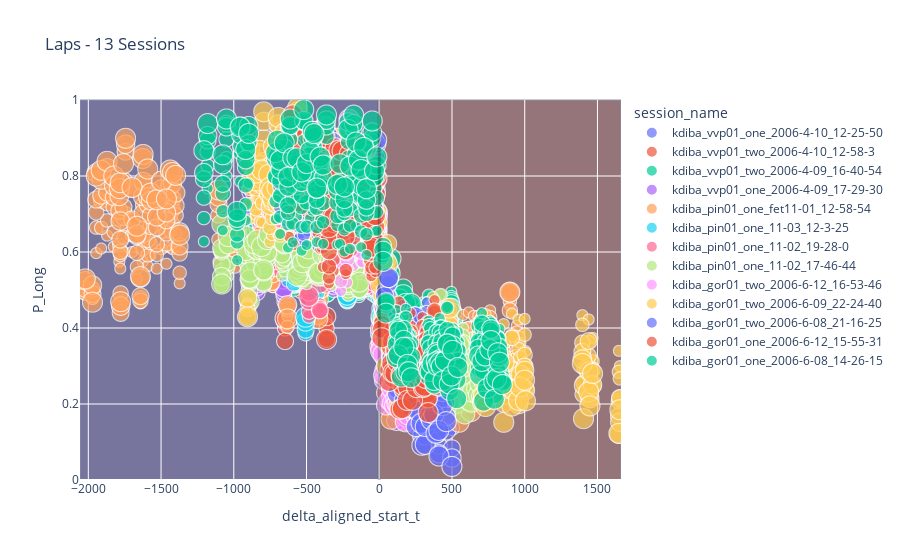
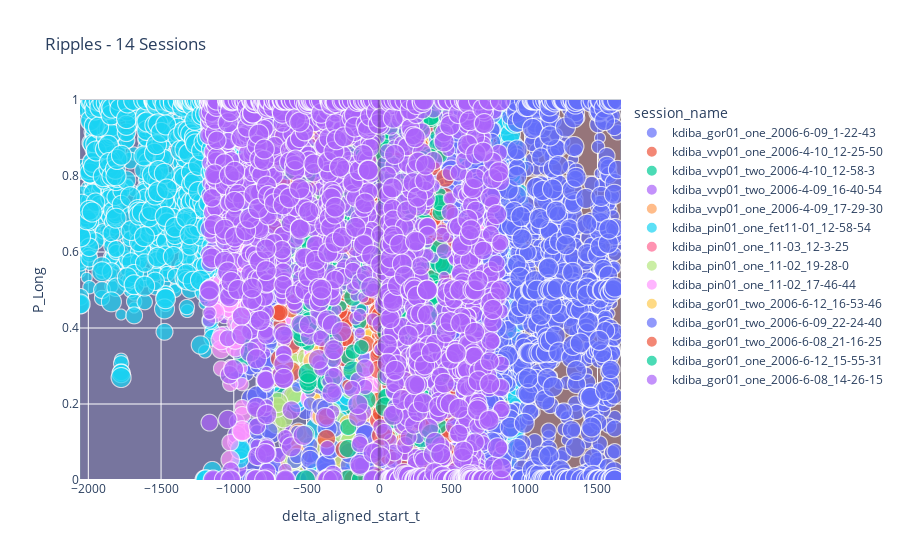

The cell these charts' notebook holds for them, in order:
### Markdown cell above
# Plotting functions

### Code cell
from pyphoplacecellanalysis.General.Model.Configs.LongShortDisplayConfig import PlottingHelpers
from pyphoplacecellanalysis.SpecificResults.PendingNotebookCode import plot_across_sessions_scatter_results

# Example usage:
all_session_figures = plot_across_sessions_scatter_results(collected_outputs_directory, concatenated_laps_df=all_sessions_laps_df, concatenated_ripple_df=all_sessions_ripple_df, save_figures=True)
fig_laps, fig_ripples = all_session_figures[0]

# Show figures for all sessions
# for fig_laps, fig_ripples in all_session_figures:
# # Create two shapes for the pre/post-delta periods. Requires earliest_delta_aligned_t_start, earliest_delta_aligned_t_start
t_split: float = 0.0
_laps_extras_output_dict = PlottingHelpers.helper_plotly_add_long_short_epoch_indicator_regions(fig_laps, t_split=t_split, t_start=earliest_delta_aligned_t_start, t_end=latest_delta_aligned_t_end)
_ripple_extras_output_dict = PlottingHelpers.helper_plotly_add_long_short_epoch_indicator_regions(fig_ripples, t_split=t_split, t_start=earliest_delta_aligned_t_start, t_end=latest_delta_aligned_t_end)


# fig_laps.update_layout(shapes=[blue_shape, red_shape], xaxis=dict(range=[earliest_delta_aligned_t_start, latest_delta_aligned_t_end]), yaxis=dict(range=[0.0, 1.0]))
# fig_ripples.update_layout(shapes=[blue_shape, red_shape], xaxis=dict(range=[earliest_delta_aligned_t_start, latest_delta_aligned_t_end]), yaxis=dict(range=[0.0, 1.0]))

fig_laps.show()
fig_ripples.show()
fig_laps.write_html(f"../output/{TODAY_DAY_DATE}_AcrossSession_fig_laps.html")
fig_ripples.write_html(f"../output/{TODAY_DAY_DATE}_AcrossSession_fig_ripples.html")

### Figure 1 — Plotly figure (JSON) as saved in the notebook; plotly's stock layout.template omitted (floating-point values rounded to 4 significant figures; data arrays with more than 128 entries replaced by an {"elided": "..."} marker saying what was removed)
{"data": [{"hovertemplate": "session_name=kdiba_vvp01_one_2006-4-10_12-25-50<br>delta_aligned_start_t=%{x}<br>P_Long=%{y}<br>time_bin_size=%{marker.size}<extra></extra>", "legendgroup": "kdiba_vvp01_one_2006-4-10_12-25-50", "marker": {"color": "#636efa", "size": {"elided": "504 float values"}, "sizemode": "area", "sizeref": 0.00025, "symbol": "circle"}, "mode": "markers", "name": "kdiba_vvp01_one_2006-4-10_12-25-50", "showlegend": true, "type": "scattergl", "x": {"elided": "504 float values"}, "xaxis": "x", "y": {"elided": "504 float values"}, "yaxis": "y"}, {"hovertemplate": "session_name=kdiba_vvp01_two_2006-4-10_12-58-3<br>delta_aligned_start_t=%{x}<br>P_Long=%{y}<br>time_bin_size=%{marker.size}<extra></extra>", "legendgroup": "kdiba_vvp01_two_2006-4-10_12-58-3", "marker": {"color": "#EF553B", "size": {"elided": "486 float values"}, "sizemode": "area", "sizeref": 0.00025, "symbol": "circle"}, "mode": "markers", "name": "kdiba_vvp01_two_2006-4-10_12-58-3", "showlegend": true, "type": "scattergl", "x": {"elided": "486 float values"}, "xaxis": "x", "y": {"elided": "486 float values"}, "yaxis": "y"}, {"hovertemplate": "session_name=kdiba_vvp01_two_2006-4-09_16-40-54<br>delta_aligned_start_t=%{x}<br>P_Long=%{y}<br>time_bin_size=%{marker.size}<extra></extra>", "legendgroup": "kdiba_vvp01_two_2006-4-09_16-40-54", "marker": {"color": "#00cc96", "size": {"elided": "588 float values"}, "sizemode": "area", "sizeref": 0.00025, "symbol": "circle"}, "mode": "markers", "name": "kdiba_vvp01_two_2006-4-09_16-40-54", "showlegend": true, "type": "scattergl", "x": {"elided": "588 float values"}, "xaxis": "x", "y": {"elided": "588 float values"}, "yaxis": "y"}, {"hovertemplate": "session_name=kdiba_vvp01_one_2006-4-09_17-29-30<br>delta_aligned_start_t=%{x}<br>P_Long=%{y}<br>time_bin_size=%{marker.size}<extra></extra>", "legendgroup": "kdiba_vvp01_one_2006-4-09_17-29-30", "marker": {"color": "#ab63fa", "size": {"elided": "516 float values"}, "sizemode": "area", "sizeref": 0.00025, "symbol": "circle"}, "mode": "markers", "name": "kdiba_vvp01_one_2006-4-09_17-29-30", "showlegend": true, "type": "scattergl", "x": {"elided": "516 float values"}, "xaxis": "x", "y": {"elided": "516 float values"}, "yaxis": "y"}, {"hovertemplate": "session_name=kdiba_pin01_one_fet11-01_12-58-54<br>delta_aligned_start_t=%{x}<br>P_Long=%{y}<br>time_bin_size=%{marker.size}<extra></extra>", "legendgroup": "kdiba_pin01_one_fet11-01_12-58-54", "marker": {"color": "#FFA15A", "size": {"elided": "432 float values"}, "sizemode": "area", "sizeref": 0.00025, "symbol": "circle"}, "mode": "markers", "name": "kdiba_pin01_one_fet11-01_12-58-54", "showlegend": true, "type": "scattergl", "x": {"elided": "432 float values"}, "xaxis": "x", "y": {"elided": "432 float values"}, "yaxis": "y"}, {"hovertemplate": "session_name=kdiba_pin01_one_11-03_12-3-25<br>delta_aligned_start_t=%{x}<br>P_Long=%{y}<br>time_bin_size=%{marker.size}<extra></extra>", "legendgroup": "kdiba_pin01_one_11-03_12-3-25", "marker": {"color": "#19d3f3", "size": {"elided": "504 float values"}, "sizemode": "area", "sizeref": 0.00025, "symbol": "circle"}, "mode": "markers", "name": "kdiba_pin01_one_11-03_12-3-25", "showlegend": true, "type": "scattergl", "x": {"elided": "504 float values"}, "xaxis": "x", "y": {"elided": "504 float values"}, "yaxis": "y"}, {"hovertemplate": "session_name=kdiba_pin01_one_11-02_19-28-0<br>delta_aligned_start_t=%{x}<br>P_Long=%{y}<br>time_bin_size=%{marker.size}<extra></extra>", "legendgroup": "kdiba_pin01_one_11-02_19-28-0", "marker": {"color": "#FF6692", "size": {"elided": "564 float values"}, "sizemode": "area", "sizeref": 0.00025, "symbol": "circle"}, "mode": "markers", "name": "kdiba_pin01_one_11-02_19-28-0", "showlegend": true, "type": "scattergl", "x": {"elided": "564 float values"}, "xaxis": "x", "y": {"elided": "564 float values"}, "yaxis": "y"}, {"hovertemplate": "session_name=kdiba_pin01_one_11-02_17-46-44<br>delta_aligned_start_t=%{x}<br>P_Long=%{y}<br>time_bin_size=%{marker.size}<extra></extra>", "legendgroup": "kdiba_pin01_one_11-02_17-46-44", "marker": {"color": "#B6E880", "size": {"elided": "486 float values"}, "sizemode": "area", "sizeref": 0.00025, "symbol": "circle"}, "mode": "markers", "name": "kdiba_pin01_one_11-02_17-46-44", "showlegend": true, "type": "scattergl", "x": {"elided": "486 float values"}, "xaxis": "x", "y": {"elided": "486 float values"}, "yaxis": "y"}, {"hovertemplate": "session_name=kdiba_gor01_two_2006-6-12_16-53-46<br>delta_aligned_start_t=%{x}<br>P_Long=%{y}<br>time_bin_size=%{marker.size}<extra></extra>", "legendgroup": "kdiba_gor01_two_2006-6-12_16-53-46", "marker": {"color": "#FF97FF", "size": {"elided": "486 float values"}, "sizemode": "area", "sizeref": 0.00025, "symbol": "circle"}, "mode": "markers", "name": "kdiba_gor01_two_2006-6-12_16-53-46", "showlegend": true, "type": "scattergl", "x": {"elided": "486 float values"}, "xaxis": "x", "y": {"elided": "486 float values"}, "yaxis": "y"}, {"hovertemplate": "session_name=kdiba_gor01_two_2006-6-09_22-24-40<br>delta_aligned_start_t=%{x}<br>P_Long=%{y}<br>time_bin_size=%{marker.size}<extra></extra>", "legendgroup": "kdiba_gor01_two_2006-6-09_22-24-40", "marker": {"color": "#FECB52", "size": {"elided": "528 float values"}, "sizemode": "area", "sizeref": 0.00025, "symbol": "circle"}, "mode": "markers", "name": "kdiba_gor01_two_2006-6-09_22-24-40", "showlegend": true, "type": "scattergl", "x": {"elided": "528 float values"}, "xaxis": "x", "y": {"elided": "528 float values"}, "yaxis": "y"}, {"hovertemplate": "session_name=kdiba_gor01_two_2006-6-08_21-16-25<br>delta_aligned_start_t=%{x}<br>P_Long=%{y}<br>time_bin_size=%{marker.size}<extra></extra>", "legendgroup": "kdiba_gor01_two_2006-6-08_21-16-25", "marker": {"color": "#636efa", "size": {"elided": "468 float values"}, "sizemode": "area", "sizeref": 0.00025, "symbol": "circle"}, "mode": "markers", "name": "kdiba_gor01_two_2006-6-08_21-16-25", "showlegend": true, "type": "scattergl", "x": {"elided": "468 float values"}, "xaxis": "x", "y": {"elided": "468 float values"}, "yaxis": "y"}, {"hovertemplate": "session_name=kdiba_gor01_one_2006-6-12_15-55-31<br>delta_aligned_start_t=%{x}<br>P_Long=%{y}<br>time_bin_size=%{marker.size}<extra></extra>", "legendgroup": "kdiba_gor01_one_2006-6-12_15-55-31", "marker": {"color": "#EF553B", "size": {"elided": "444 float values"}, "sizemode": "area", "sizeref": 0.00025, "symbol": "circle"}, "mode": "markers", "name": "kdiba_gor01_one_2006-6-12_15-55-31", "showlegend": true, "type": "scattergl", "x": {"elided": "444 float values"}, "xaxis": "x", "y": {"elided": "444 float values"}, "yaxis": "y"}, {"hovertemplate": "session_name=kdiba_gor01_one_2006-6-08_14-26-15<br>delta_aligned_start_t=%{x}<br>P_Long=%{y}<br>time_bin_size=%{marker.size}<extra></extra>", "legendgroup": "kdiba_gor01_one_2006-6-08_14-26-15", "marker": {"color": "#00cc96", "size": {"elided": "480 float values"}, "sizemode": "area", "sizeref": 0.00025, "symbol": "circle"}, "mode": "markers", "name": "kdiba_gor01_one_2006-6-08_14-26-15", "showlegend": true, "type": "scattergl", "x": {"elided": "480 float values"}, "xaxis": "x", "y": {"elided": "480 float values"}, "yaxis": "y"}], "layout": {"legend": {"itemsizing": "constant", "title": {"text": "session_name"}, "tracegroupgap": 0}, "shapes": [{"fillcolor": "#0b0049", "layer": "below", "line": {"width": 1}, "opacity": 0.5, "type": "rect", "x0": -2057.0, "x1": 0, "xref": "x", "y0": 0, "y1": 1, "yref": "paper"}, {"fillcolor": "#490000", "layer": "below", "line": {"width": 1}, "opacity": 0.5, "type": "rect", "x0": 0, "x1": 1662.0, "xref": "x", "y0": 0, "y1": 1, "yref": "paper"}, {"line": {"color": "rgba(0,0,0,.25)", "width": 3}, "type": "line", "x0": 0, "x1": 0, "y0": 0, "y1": 1}], "title": {"text": "Laps - 13 Sessions"}, "xaxis": {"anchor": "y", "domain": [0, 1], "range": [-2057.0, 1662.0], "title": {"text": "delta_aligned_start_t"}}, "yaxis": {"anchor": "x", "domain": [0, 1], "range": [0, 1], "title": {"text": "P_Long"}}}}

### Figure 2 — Plotly figure (JSON) as saved in the notebook; plotly's stock layout.template omitted (floating-point values rounded to 4 significant figures; data arrays with more than 128 entries replaced by an {"elided": "..."} marker saying what was removed)
{"data": [{"hovertemplate": "session_name=kdiba_gor01_one_2006-6-09_1-22-43<br>delta_aligned_start_t=%{x}<br>P_Long=%{y}<br>time_bin_size=%{marker.size}<extra></extra>", "legendgroup": "kdiba_gor01_one_2006-6-09_1-22-43", "marker": {"color": "#636efa", "size": {"elided": "1668 float values"}, "sizemode": "area", "sizeref": 0.00025, "symbol": "circle"}, "mode": "markers", "name": "kdiba_gor01_one_2006-6-09_1-22-43", "showlegend": true, "type": "scattergl", "x": {"elided": "1668 float values"}, "xaxis": "x", "y": {"elided": "1668 float values"}, "yaxis": "y"}, {"hovertemplate": "session_name=kdiba_vvp01_one_2006-4-10_12-25-50<br>delta_aligned_start_t=%{x}<br>P_Long=%{y}<br>time_bin_size=%{marker.size}<extra></extra>", "legendgroup": "kdiba_vvp01_one_2006-4-10_12-25-50", "marker": {"color": "#EF553B", "size": {"elided": "294 float values"}, "sizemode": "area", "sizeref": 0.00025, "symbol": "circle"}, "mode": "markers", "name": "kdiba_vvp01_one_2006-4-10_12-25-50", "showlegend": true, "type": "scattergl", "x": {"elided": "294 float values"}, "xaxis": "x", "y": {"elided": "294 float values"}, "yaxis": "y"}, {"hovertemplate": "session_name=kdiba_vvp01_two_2006-4-10_12-58-3<br>delta_aligned_start_t=%{x}<br>P_Long=%{y}<br>time_bin_size=%{marker.size}<extra></extra>", "legendgroup": "kdiba_vvp01_two_2006-4-10_12-58-3", "marker": {"color": "#00cc96", "size": {"elided": "486 float values"}, "sizemode": "area", "sizeref": 0.00025, "symbol": "circle"}, "mode": "markers", "name": "kdiba_vvp01_two_2006-4-10_12-58-3", "showlegend": true, "type": "scattergl", "x": {"elided": "486 float values"}, "xaxis": "x", "y": {"elided": "486 float values"}, "yaxis": "y"}, {"hovertemplate": "session_name=kdiba_vvp01_two_2006-4-09_16-40-54<br>delta_aligned_start_t=%{x}<br>P_Long=%{y}<br>time_bin_size=%{marker.size}<extra></extra>", "legendgroup": "kdiba_vvp01_two_2006-4-09_16-40-54", "marker": {"color": "#ab63fa", "size": {"elided": "324 float values"}, "sizemode": "area", "sizeref": 0.00025, "symbol": "circle"}, "mode": "markers", "name": "kdiba_vvp01_two_2006-4-09_16-40-54", "showlegend": true, "type": "scattergl", "x": {"elided": "324 float values"}, "xaxis": "x", "y": {"elided": "324 float values"}, "yaxis": "y"}, {"hovertemplate": "session_name=kdiba_vvp01_one_2006-4-09_17-29-30<br>delta_aligned_start_t=%{x}<br>P_Long=%{y}<br>time_bin_size=%{marker.size}<extra></extra>", "legendgroup": "kdiba_vvp01_one_2006-4-09_17-29-30", "marker": {"color": "#FFA15A", "size": {"elided": "600 float values"}, "sizemode": "area", "sizeref": 0.00025, "symbol": "circle"}, "mode": "markers", "name": "kdiba_vvp01_one_2006-4-09_17-29-30", "showlegend": true, "type": "scattergl", "x": {"elided": "600 float values"}, "xaxis": "x", "y": {"elided": "600 float values"}, "yaxis": "y"}, {"hovertemplate": "session_name=kdiba_pin01_one_fet11-01_12-58-54<br>delta_aligned_start_t=%{x}<br>P_Long=%{y}<br>time_bin_size=%{marker.size}<extra></extra>", "legendgroup": "kdiba_pin01_one_fet11-01_12-58-54", "marker": {"color": "#19d3f3", "size": {"elided": "4050 float values"}, "sizemode": "area", "sizeref": 0.00025, "symbol": "circle"}, "mode": "markers", "name": "kdiba_pin01_one_fet11-01_12-58-54", "showlegend": true, "type": "scattergl", "x": {"elided": "4050 float values"}, "xaxis": "x", "y": {"elided": "4050 float values"}, "yaxis": "y"}, {"hovertemplate": "session_name=kdiba_pin01_one_11-03_12-3-25<br>delta_aligned_start_t=%{x}<br>P_Long=%{y}<br>time_bin_size=%{marker.size}<extra></extra>", "legendgroup": "kdiba_pin01_one_11-03_12-3-25", "marker": {"color": "#FF6692", "size": {"elided": "270 float values"}, "sizemode": "area", "sizeref": 0.00025, "symbol": "circle"}, "mode": "markers", "name": "kdiba_pin01_one_11-03_12-3-25", "showlegend": true, "type": "scattergl", "x": {"elided": "270 float values"}, "xaxis": "x", "y": {"elided": "270 float values"}, "yaxis": "y"}, {"hovertemplate": "session_name=kdiba_pin01_one_11-02_19-28-0<br>delta_aligned_start_t=%{x}<br>P_Long=%{y}<br>time_bin_size=%{marker.size}<extra></extra>", "legendgroup": "kdiba_pin01_one_11-02_19-28-0", "marker": {"color": "#B6E880", "size": {"elided": "672 float values"}, "sizemode": "area", "sizeref": 0.00025, "symbol": "circle"}, "mode": "markers", "name": "kdiba_pin01_one_11-02_19-28-0", "showlegend": true, "type": "scattergl", "x": {"elided": "672 float values"}, "xaxis": "x", "y": {"elided": "672 float values"}, "yaxis": "y"}, {"hovertemplate": "session_name=kdiba_pin01_one_11-02_17-46-44<br>delta_aligned_start_t=%{x}<br>P_Long=%{y}<br>time_bin_size=%{marker.size}<extra></extra>", "legendgroup": "kdiba_pin01_one_11-02_17-46-44", "marker": {"color": "#FF97FF", "size": {"elided": "1464 float values"}, "sizemode": "area", "sizeref": 0.00025, "symbol": "circle"}, "mode": "markers", "name": "kdiba_pin01_one_11-02_17-46-44", "showlegend": true, "type": "scattergl", "x": {"elided": "1464 float values"}, "xaxis": "x", "y": {"elided": "1464 float values"}, "yaxis": "y"}, {"hovertemplate": "session_name=kdiba_gor01_two_2006-6-12_16-53-46<br>delta_aligned_start_t=%{x}<br>P_Long=%{y}<br>time_bin_size=%{marker.size}<extra></extra>", "legendgroup": "kdiba_gor01_two_2006-6-12_16-53-46", "marker": {"color": "#FECB52", "size": {"elided": "462 float values"}, "sizemode": "area", "sizeref": 0.00025, "symbol": "circle"}, "mode": "markers", "name": "kdiba_gor01_two_2006-6-12_16-53-46", "showlegend": true, "type": "scattergl", "x": {"elided": "462 float values"}, "xaxis": "x", "y": {"elided": "462 float values"}, "yaxis": "y"}, {"hovertemplate": "session_name=kdiba_gor01_two_2006-6-09_22-24-40<br>delta_aligned_start_t=%{x}<br>P_Long=%{y}<br>time_bin_size=%{marker.size}<extra></extra>", "legendgroup": "kdiba_gor01_two_2006-6-09_22-24-40", "marker": {"color": "#636efa", "size": {"elided": "3402 float values"}, "sizemode": "area", "sizeref": 0.00025, "symbol": "circle"}, "mode": "markers", "name": "kdiba_gor01_two_2006-6-09_22-24-40", "showlegend": true, "type": "scattergl", "x": {"elided": "3402 float values"}, "xaxis": "x", "y": {"elided": "3402 float values"}, "yaxis": "y"}, {"hovertemplate": "session_name=kdiba_gor01_two_2006-6-08_21-16-25<br>delta_aligned_start_t=%{x}<br>P_Long=%{y}<br>time_bin_size=%{marker.size}<extra></extra>", "legendgroup": "kdiba_gor01_two_2006-6-08_21-16-25", "marker": {"color": "#EF553B", "size": {"elided": "660 float values"}, "sizemode": "area", "sizeref": 0.00025, "symbol": "circle"}, "mode": "markers", "name": "kdiba_gor01_two_2006-6-08_21-16-25", "showlegend": true, "type": "scattergl", "x": {"elided": "660 float values"}, "xaxis": "x", "y": {"elided": "660 float values"}, "yaxis": "y"}, {"hovertemplate": "session_name=kdiba_gor01_one_2006-6-12_15-55-31<br>delta_aligned_start_t=%{x}<br>P_Long=%{y}<br>time_bin_size=%{marker.size}<extra></extra>", "legendgroup": "kdiba_gor01_one_2006-6-12_15-55-31", "marker": {"color": "#00cc96", "size": {"elided": "600 float values"}, "sizemode": "area", "sizeref": 0.00025, "symbol": "circle"}, "mode": "markers", "name": "kdiba_gor01_one_2006-6-12_15-55-31", "showlegend": true, "type": "scattergl", "x": {"elided": "600 float values"}, "xaxis": "x", "y": {"elided": "600 float values"}, "yaxis": "y"}, {"hovertemplate": "session_name=kdiba_gor01_one_2006-6-08_14-26-15<br>delta_aligned_start_t=%{x}<br>P_Long=%{y}<br>time_bin_size=%{marker.size}<extra></extra>", "legendgroup": "kdiba_gor01_one_2006-6-08_14-26-15", "marker": {"color": "#ab63fa", "size": {"elided": "2640 float values"}, "sizemode": "area", "sizeref": 0.00025, "symbol": "circle"}, "mode": "markers", "name": "kdiba_gor01_one_2006-6-08_14-26-15", "showlegend": true, "type": "scattergl", "x": {"elided": "2640 float values"}, "xaxis": "x", "y": {"elided": "2640 float values"}, "yaxis": "y"}], "layout": {"legend": {"itemsizing": "constant", "title": {"text": "session_name"}, "tracegroupgap": 0}, "shapes": [{"fillcolor": "#0b0049", "layer": "below", "line": {"width": 1}, "opacity": 0.5, "type": "rect", "x0": -2057.0, "x1": 0, "xref": "x", "y0": 0, "y1": 1, "yref": "paper"}, {"fillcolor": "#490000", "layer": "below", "line": {"width": 1}, "opacity": 0.5, "type": "rect", "x0": 0, "x1": 1662.0, "xref": "x", "y0": 0, "y1": 1, "yref": "paper"}, {"line": {"color": "rgba(0,0,0,.25)", "width": 3}, "type": "line", "x0": 0, "x1": 0, "y0": 0, "y1": 1}], "title": {"text": "Ripples - 14 Sessions"}, "xaxis": {"anchor": "y", "domain": [0, 1], "range": [-2057.0, 1662.0], "title": {"text": "delta_aligned_start_t"}}, "yaxis": {"anchor": "x", "domain": [0, 1], "range": [0, 1], "title": {"text": "P_Long"}}}}
